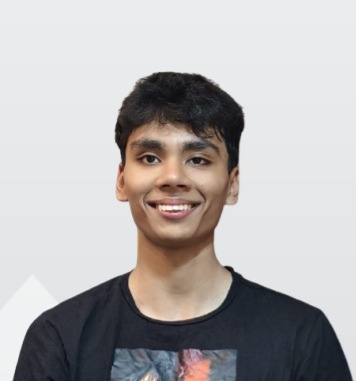
#> input picture test_images/real2.jpg, 356 x 381 px; its folder holds only this picture in this run
$ python -i local_features.py   (imports and definitions only)
#> lines starting #> are read from the running program, lines starting #| are printed output that depends on the picture
"""
Deep-Guard -- distinctive points, for explaining Content Registry matches.

The registry decides "is this a copy?" with SSCD (content_registry.py): one
512-number summary per image, compared as a whole. That is fast and robust,
but it can't say WHICH parts of two images are the same, and a summary with
no parts can't be read as a list of shared features. This module adds the
classical, point-by-point evidence a person can inspect -- the same step a
fingerprint examiner performs when they mark matching ridge points on two
prints instead of just saying "they look alike":

  1. Distinctive points: SIFT (Lowe, "Distinctive Image Features from
     Scale-Invariant Keypoints", IJCV 2004). Corners and blobs whose
     128-number descriptions survive resizing, rotation, recolouring and
     compression. Compared as RootSIFT (Arandjelovic & Zisserman, CVPR
     2012), a small change that makes the comparison noticeably more
     reliable.
  2. Matching: each point in the upload is paired with its closest point
     in the original, kept only if it's clearly closer than the runner-up
     (Lowe's ratio test, 0.8 as in his paper).
  3. Verification: most accidental pairs disagree about where they sit.
     RANSAC finds the single rotation + scale + shift that the most pairs
     agree on; only those pairs ("inliers") count as shared points. This is
     the spatial-verification step large image-search systems have used
     since Philbin et al. (CVPR 2007), and local verification is what the
     top system of Meta's 2021 Image Similarity Challenge (matching track)
     added on top of a global embedding like ours.
  4. The fitted transform itself is evidence of what was done to the copy:
     how much of the original it shows and from where, rotation, mirroring,
     size, added borders -- and, comparing colours cell by cell once the
     two are aligned, whether colour was removed, changed or brightened.

MEASURED (registry_explanations_test/run_measurements.py at the repo
root): all 24 real edits of the demo paintings -- crops down to 25%,
15 and 90 degree rotations, a mirror, black and white, sepia, brightening,
blur, JPEG q=10, a text overlay, an added border -- were confirmed by 61
to 1,504 shared points with every recovered fact correct, while 594
pairs of unrelated images shared at most 9 points by chance.

What a registration keeps from this module: point positions, sizes and
descriptors, plus an 8x8 grid of average colours -- never pixels. Note
that research has reconstructed rough images from SIFT descriptors
(Weinzaepfel et al., CVPR 2011), so stored features are treated as
sensitive data, not as harmless numbers.
"""

import math
from dataclasses import dataclass
from typing import Optional

import cv2
import numpy as np
from PIL import Image

# Every image is examined at this size (long side, never upscaled): point
# scales become comparable between an original and its copy, and a huge
# upload can't make SIFT slow.
FRAME_LONG_SIDE = 1024

# Strongest points kept. A registration stores up to MAX_STORED_POINTS
# (~200 KB with descriptors); an upload being checked gets more, so a small
# crop of a registered image still has plenty to match.
MAX_STORED_POINTS = 1500
MAX_QUERY_POINTS = 2500

LOWE_RATIO = 0.8

# A pair counts as agreeing with the fitted placement if it lands within
# 1% of the original's long side (~10 px on a 1024 frame).
RANSAC_TOLERANCE = 0.01

# Colour is compared on an 8x8 grid of average colours: enough to tell
# "black and white" from "tinted" from "unchanged", far too coarse to be a
# picture of the original.
COLOUR_GRID = 8

# A mirrored fit has to beat the normal one clearly before a copy is called
# mirrored -- a left-right symmetric image matches well both ways.
MIRROR_MARGIN = 1.2

AREA_POSITIONS = [
    "top left", "top centre", "top right",
    "middle left", "centre", "middle right",
    "bottom left", "bottom centre", "bottom right",
]


@dataclass
class LocalFeatures:
    frame_size: tuple       # (w, h) of the examined frame
    source_size: tuple      # (w, h) of the image as uploaded
    points: np.ndarray      # [N, 2] float32, frame pixels, strongest first
    sizes: np.ndarray       # [N] float32, keypoint diameter in frame pixels
    descriptors: np.ndarray  # [N, 128] uint8, raw SIFT
    colour_grid: np.ndarray  # [8, 8, 3] uint8, OpenCV 8-bit CIELAB

    @property
    def count(self) -> int:
        return int(len(self.points))

    # [20 lines left out: functions to_arrays, from_arrays, not called in this run]


@dataclass
class Verification:
    query_idx: np.ndarray    # inlier pairs: index into the query's points...
    ref_idx: np.ndarray      # ...and the matching index into the reference's
    transform: Optional[np.ndarray]  # 2x3, query frame (mirrored if `mirrored`) -> reference frame
    mirrored: bool
    candidates: int          # pairs that passed the ratio test, before RANSAC

    @property
    def shared_points(self) -> int:
        return int(len(self.query_idx))


# [9 lines left out: function examination_frame, not called in this run]


def colour_grid(frame_rgb: np.ndarray) -> np.ndarray:
    lab = cv2.cvtColor(frame_rgb, cv2.COLOR_RGB2LAB)
    return cv2.resize(lab, (COLOUR_GRID, COLOUR_GRID), interpolation=cv2.INTER_AREA)


# [129 lines left out: functions extract, mirror, _rootsift, _ratio_pairs, _fit, verify and 2 more, not called in this run]


def _lab(grid_u8: np.ndarray) -> tuple:
    g = grid_u8.astype(np.float32)
    return g[..., 0] * (100.0 / 255.0), g[..., 1] - 128.0, g[..., 2] - 128.0


# [70 lines left out: function compare_colour, not called in this run]


def palette(frame_rgb: np.ndarray, k: int = 5) -> list:
    """The image's k dominant colours with their share of the picture
    (k-means in CIELAB, so 'close' means close to the eye)."""
#> called with k = 5
    small = cv2.resize(frame_rgb, (64, 64), interpolation=cv2.INTER_AREA)
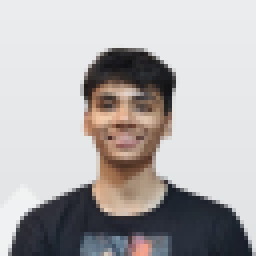
#> small: shape (64, 64, 3) (shown 4 times larger); mean R, G, B 179.4, 176.1, 176.5
    lab = cv2.cvtColor(small, cv2.COLOR_RGB2LAB).reshape(-1, 3).astype(np.float32)
    cv2.setRNGSeed(0)  # k-means starts from random centres; fixed so the same image always gets the same palette
    _, labels, centres = cv2.kmeans(
        lab, k, None, (cv2.TERM_CRITERIA_EPS + cv2.TERM_CRITERIA_MAX_ITER, 30, 0.5), 3, cv2.KMEANS_PP_CENTERS,
    )
#> labels = 4096 values, max 4 at index 796, min 0 at index 858, mean 1.15; centres = [[41.94, 129.1, 122.6], [235.2, 128, 127.1], [138.9, 135.2, 137.6], [183.4, 135.5, 141.2], [93.87, 135.2, 135.7]]
    counts = np.bincount(labels.ravel(), minlength=k)
#> counts = [800, 2543, 290, 262, 201]
    rgb = cv2.cvtColor(np.clip(centres, 0, 255).astype(np.uint8).reshape(1, k, 3), cv2.COLOR_LAB2RGB).reshape(k, 3)
#> rgb = [[37, 40, 48], [232, 233, 234], [147, 125, 114], [198, 171, 153], [101, 82, 75]]
    merged = {}
    for (r, g, b), n in zip(rgb, counts):
        key = f"#{int(r):02x}{int(g):02x}{int(b):02x}"
        merged[key] = merged.get(key, 0) + int(n)
#> this loop made 5 passes
#> (r, g, b, n, key) on passes 1 to 5: (37, 40, 48, 800, '#252830'), (232, 233, 234, 2543, '#e8e9ea'), (147, 125, 114, 290, '#937d72'), (198, 171, 153, 262, '#c6ab99'), (101, 82, 75, 201, '#65524b')
#> after the loop, merged = {'#252830': 800, '#e8e9ea': 2543, '#937d72': 290, '#c6ab99': 262, '#65524b': 201}
    total = max(sum(merged.values()), 1)
#> total = 4096
    return [{"hex": h, "share": round(n / total, 3)} for h, n in sorted(merged.items(), key=lambda kv: -kv[1]) if n]

>>> import cv2
>>> picture = cv2.cvtColor(cv2.imread('../../test_images/real2.jpg'), cv2.COLOR_BGR2RGB)
>>> result = palette(picture)
#> result = 5 items

$ run again, on test_images/real3.jpg
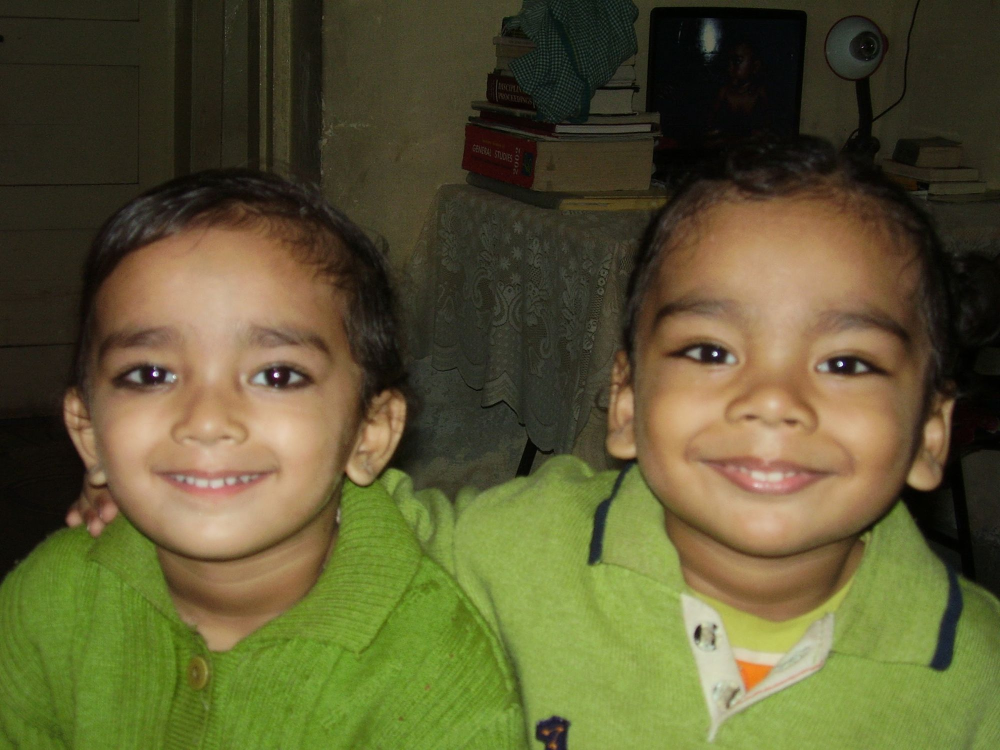
#> input picture test_images/real3.jpg, 2000 x 1500 px (shown at 1/2 size)
#> in palette, `small = cv2.resize(frame_rgb, (64, 64), interpolation=cv2.INTER_AREA)`:
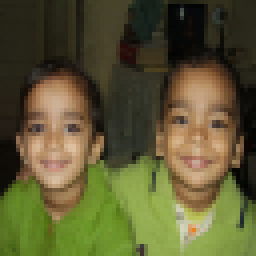
#> small: shape (64, 64, 3) (shown 4 times larger); mean R, G, B 91.7, 88.1, 50.5
#> labels = 4096 values, max 4 at index 1264, min 0 at index 2585, mean 1.8; centres = [[148.9, 103.8, 171.7], [59.54, 127.8, 140.2], [25.71, 127.4, 134], [113.5, 129.6, 155.5], [165.9, 135, 153.1]]
#> counts = [872, 853, 1191, 580, 600]
#> rgb = [[119, 150, 60], [60, 55, 37], [29, 27, 19], [121, 103, 59], [184, 151, 113]]
#> the loop in palette, `for (r, g, b), n in zip(rgb, counts):` made 5 passes
#> (r, g, b, n, key) on passes 1 to 5: (119, 150, 60, 872, '#77963c'), (60, 55, 37, 853, '#3c3725'), (29, 27, 19, 1191, '#1d1b13'), (121, 103, 59, 580, '#79673b'), (184, 151, 113, 600, '#b89771')
#> after the loop in palette, `for (r, g, b), n in zip(rgb, counts):`: merged = {'#77963c': 872, '#3c3725': 853, '#1d1b13': 1191, '#79673b': 580, '#b89771': 600}
#> total = 4096
#> result = 5 items

$ run again, on test_images/real4.jpg
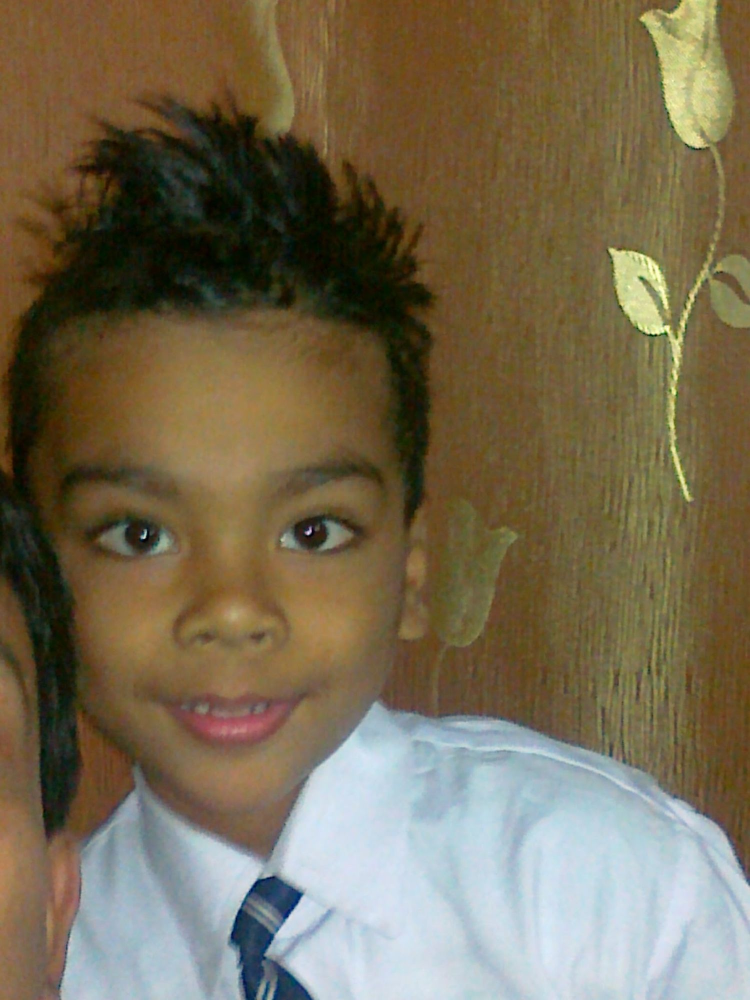
#> input picture test_images/real4.jpg, 1500 x 2000 px (shown at 1/2 size)
#> in palette, `small = cv2.resize(frame_rgb, (64, 64), interpolation=cv2.INTER_AREA)`:
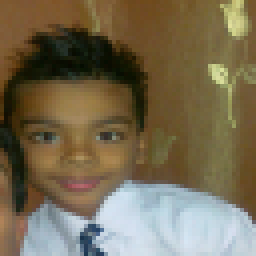
#> small: shape (64, 64, 3) (shown 4 times larger); mean R, G, B 119, 107, 81.9
#> labels = 4096 values, max 4 at index 0, min 0 at index 21, mean 2.32; centres = [[120.9, 130.5, 151.6], [176.8, 123.1, 126.9], [30.27, 125.7, 138.5], [214.8, 124.2, 122.2], [93.51, 134, 152.6]]
#> counts = [1094, 284, 545, 568, 1605]
#> rgb = [[128, 109, 73], [157, 171, 172], [32, 32, 16], [195, 212, 220], [105, 82, 47]]
#> the loop in palette, `for (r, g, b), n in zip(rgb, counts):` made 5 passes
#> (r, g, b, n, key) on passes 1 to 5: (128, 109, 73, 1094, '#806d49'), (157, 171, 172, 284, '#9dabac'), (32, 32, 16, 545, '#202010'), (195, 212, 220, 568, '#c3d4dc'), (105, 82, 47, 1605, '#69522f')
#> after the loop in palette, `for (r, g, b), n in zip(rgb, counts):`: merged = {'#806d49': 1094, '#9dabac': 284, '#202010': 545, '#c3d4dc': 568, '#69522f': 1605}
#> total = 4096
#> result = 5 items

$ run again, on test_images/ai1.png
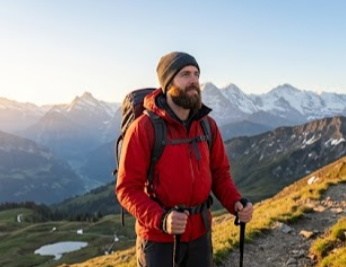
#> input picture test_images/ai1.png, 346 x 267 px
#> in palette, `small = cv2.resize(frame_rgb, (64, 64), interpolation=cv2.INTER_AREA)`:
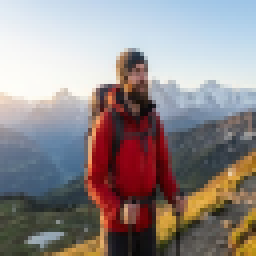
#> small: shape (64, 64, 3) (shown 4 times larger); mean R, G, B 145.6, 136.8, 136.8
#> labels = 4096 values, max 4 at index 929, min 0 at index 800, mean 1.89; centres = [[154.1, 127.9, 117.7], [86.26, 127.8, 130], [228.6, 126.1, 122.7], [151.2, 141.7, 169.5], [47.63, 153.6, 143.6]]
#> counts = [541, 1046, 1506, 331, 672]
#> rgb = [[133, 147, 165], [79, 80, 76], [215, 226, 236], [184, 133, 70], [81, 27, 24]]
#> the loop in palette, `for (r, g, b), n in zip(rgb, counts):` made 5 passes
#> (r, g, b, n, key) on passes 1 to 5: (133, 147, 165, 541, '#8593a5'), (79, 80, 76, 1046, '#4f504c'), (215, 226, 236, 1506, '#d7e2ec'), (184, 133, 70, 331, '#b88546'), (81, 27, 24, 672, '#511b18')
#> after the loop in palette, `for (r, g, b), n in zip(rgb, counts):`: merged = {'#8593a5': 541, '#4f504c': 1046, '#d7e2ec': 1506, '#b88546': 331, '#511b18': 672}
#> total = 4096
#> result = 5 items
